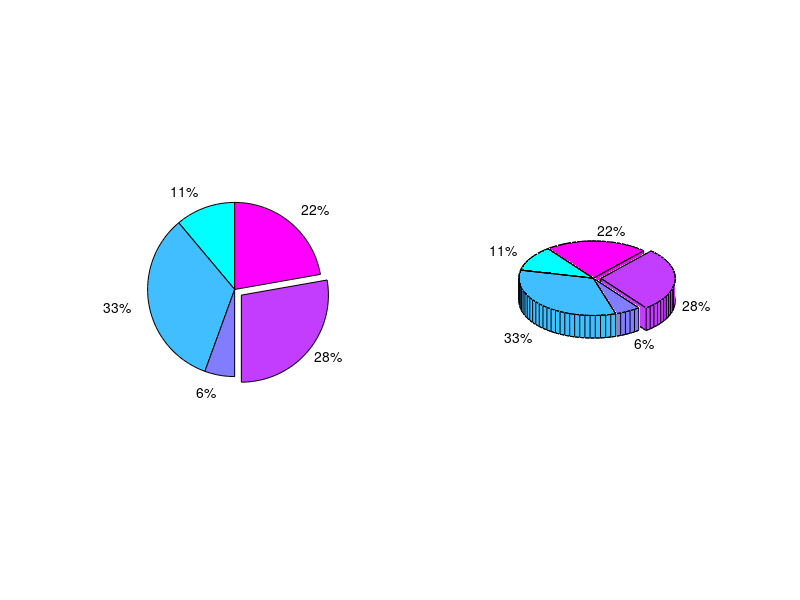

MATLAB code for this plot:
f1=figure(1); clf reset
set(f1,'units','normalized','position',[0.3652 0.3008 0.6016 0.6016])

x=[1 3 0.5 2.5 2];
explode=[0 0 0 1 0];
subplot(1,2,1),pie(x,explode)
subplot(1,2,2),pie3(x,explode);
colormap(cool)
